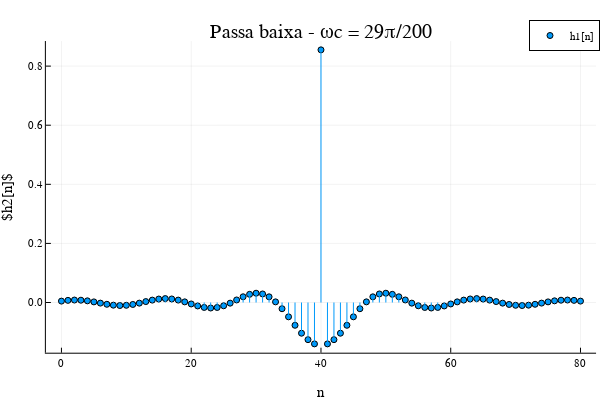

Notebook cell for this chart:
### Code cell
ph2 = plot(n,h2, extra_plot_kwargs = KW(:include_mathjax => "cdn"),
xlabel = "n",
ylabel = L"$h2[n]$",
title = "Passa baixa - ωc = 29π/200",
label= "h1[n]",
line = :stem, marker = (:circle,3))

### Figure 1 — Plotly figure (JSON) as saved in the notebook; plotly's stock layout.template omitted (floating-point values rounded to 4 significant figures)
{"data": [{"colorbar": {"len": 0.8657, "title": "", "x": 0.9934, "y": 0.5087}, "legendgroup": "h1[n]", "marker": {"color": "rgba(0, 154, 250, 1.000)", "line": {"color": "rgba(0, 0, 0, 1.000)", "width": 1}, "size": 6, "symbol": "circle"}, "mode": "markers", "name": "h1[n]", "showlegend": true, "type": "scatter", "x": [0, 1, 2, 3, 4, 5, 6, 7, 8, 9, 10, 11, 12, 13, 14, 15, 16, 17, 18, 19, 20, 21, 22, 23, 24, 25, 26, 27, 28, 29, 30, 31, 32, 33, 34, 35, 36, 37, 38, 39, 40, 41, 42, 43, 44, 45, 46, 47, 48, 49, 50, 51, 52, 53, 54, 55, 56, 57, 58, 59, 60, 61, 62, 63, 64, 65, 66, 67, 68, 69, 70, 71, 72, 73, 74, 75, 76, 77, 78, 79, 80], "xaxis": "x", "y": [0.004677, 0.007213, 0.008372, 0.007841, 0.005636, 0.002123, -0.002042, -0.006031, -0.009, -0.01027, -0.009454, -0.00659, -0.00213, 0.003111, 0.008096, 0.01176, 0.01324, 0.01202, 0.008133, 0.002136, -0.004918, -0.01166, -0.01664, -0.01861, -0.0168, -0.01109, -0.00214, 0.008655, 0.01934, 0.02766, 0.03144, 0.02894, 0.01917, 0.002142, -0.02107, -0.04841, -0.07708, -0.1039, -0.1258, -0.14, 0.855, -0.14, -0.1258, -0.1039, -0.07708, -0.04841, -0.02107, 0.002142, 0.01917, 0.02894, 0.03144, 0.02766, 0.01934, 0.008655, -0.00214, -0.01109, -0.0168, -0.01861, -0.01664, -0.01166, -0.004918, 0.002136, 0.008133, 0.01202, 0.01324, 0.01176, 0.008096, 0.003111, -0.00213, -0.00659, -0.009454, -0.01027, -0.009, -0.006031, -0.002042, 0.002123, 0.005636, 0.007841, 0.008372, 0.007213, 0.004677], "yaxis": "y"}, {"colorbar": {"len": 0.8657, "title": "", "x": 0.9934, "y": 0.5087}, "legendgroup": "h1[n]", "line": {"color": "rgba(0, 154, 250, 1.000)", "dash": "solid", "shape": "linear", "width": 1}, "mode": "lines", "name": "h1[n]", "showlegend": false, "type": "scatter", "x": [0, 0], "xaxis": "x", "y": [0, 0.004677], "yaxis": "y"}, {"colorbar": {"len": 0.8657, "title": "", "x": 0.9934, "y": 0.5087}, "legendgroup": "h1[n]", "line": {"color": "rgba(0, 154, 250, 1.000)", "dash": "solid", "shape": "linear", "width": 1}, "mode": "lines", "name": "h1[n]", "showlegend": false, "type": "scatter", "x": [1, 1], "xaxis": "x", "y": [0, 0.007213], "yaxis": "y"}, {"colorbar": {"len": 0.8657, "title": "", "x": 0.9934, "y": 0.5087}, "legendgroup": "h1[n]", "line": {"color": "rgba(0, 154, 250, 1.000)", "dash": "solid", "shape": "linear", "width": 1}, "mode": "lines", "name": "h1[n]", "showlegend": false, "type": "scatter", "x": [2, 2], "xaxis": "x", "y": [0, 0.008372], "yaxis": "y"}, {"colorbar": {"len": 0.8657, "title": "", "x": 0.9934, "y": 0.5087}, "legendgroup": "h1[n]", "line": {"color": "rgba(0, 154, 250, 1.000)", "dash": "solid", "shape": "linear", "width": 1}, "mode": "lines", "name": "h1[n]", "showlegend": false, "type": "scatter", "x": [3, 3], "xaxis": "x", "y": [0, 0.007841], "yaxis": "y"}, {"colorbar": {"len": 0.8657, "title": "", "x": 0.9934, "y": 0.5087}, "legendgroup": "h1[n]", "line": {"color": "rgba(0, 154, 250, 1.000)", "dash": "solid", "shape": "linear", "width": 1}, "mode": "lines", "name": "h1[n]", "showlegend": false, "type": "scatter", "x": [4, 4], "xaxis": "x", "y": [0, 0.005636], "yaxis": "y"}, {"colorbar": {"len": 0.8657, "title": "", "x": 0.9934, "y": 0.5087}, "legendgroup": "h1[n]", "line": {"color": "rgba(0, 154, 250, 1.000)", "dash": "solid", "shape": "linear", "width": 1}, "mode": "lines", "name": "h1[n]", "showlegend": false, "type": "scatter", "x": [5, 5], "xaxis": "x", "y": [0, 0.002123], "yaxis": "y"}, {"colorbar": {"len": 0.8657, "title": "", "x": 0.9934, "y": 0.5087}, "legendgroup": "h1[n]", "line": {"color": "rgba(0, 154, 250, 1.000)", "dash": "solid", "shape": "linear", "width": 1}, "mode": "lines", "name": "h1[n]", "showlegend": false, "type": "scatter", "x": [6, 6], "xaxis": "x", "y": [0, -0.002042], "yaxis": "y"}, {"colorbar": {"len": 0.8657, "title": "", "x": 0.9934, "y": 0.5087}, "legendgroup": "h1[n]", "line": {"color": "rgba(0, 154, 250, 1.000)", "dash": "solid", "shape": "linear", "width": 1}, "mode": "lines", "name": "h1[n]", "showlegend": false, "type": "scatter", "x": [7, 7], "xaxis": "x", "y": [0, -0.006031], "yaxis": "y"}, {"colorbar": {"len": 0.8657, "title": "", "x": 0.9934, "y": 0.5087}, "legendgroup": "h1[n]", "line": {"color": "rgba(0, 154, 250, 1.000)", "dash": "solid", "shape": "linear", "width": 1}, "mode": "lines", "name": "h1[n]", "showlegend": false, "type": "scatter", "x": [8, 8], "xaxis": "x", "y": [0, -0.009], "yaxis": "y"}, {"colorbar": {"len": 0.8657, "title": "", "x": 0.9934, "y": 0.5087}, "legendgroup": "h1[n]", "line": {"color": "rgba(0, 154, 250, 1.000)", "dash": "solid", "shape": "linear", "width": 1}, "mode": "lines", "name": "h1[n]", "showlegend": false, "type": "scatter", "x": [9, 9], "xaxis": "x", "y": [0, -0.01027], "yaxis": "y"}, {"colorbar": {"len": 0.8657, "title": "", "x": 0.9934, "y": 0.5087}, "legendgroup": "h1[n]", "line": {"color": "rgba(0, 154, 250, 1.000)", "dash": "solid", "shape": "linear", "width": 1}, "mode": "lines", "name": "h1[n]", "showlegend": false, "type": "scatter", "x": [10, 10], "xaxis": "x", "y": [0, -0.009454], "yaxis": "y"}, {"colorbar": {"len": 0.8657, "title": "", "x": 0.9934, "y": 0.5087}, "legendgroup": "h1[n]", "line": {"color": "rgba(0, 154, 250, 1.000)", "dash": "solid", "shape": "linear", "width": 1}, "mode": "lines", "name": "h1[n]", "showlegend": false, "type": "scatter", "x": [11, 11], "xaxis": "x", "y": [0, -0.00659], "yaxis": "y"}, {"colorbar": {"len": 0.8657, "title": "", "x": 0.9934, "y": 0.5087}, "legendgroup": "h1[n]", "line": {"color": "rgba(0, 154, 250, 1.000)", "dash": "solid", "shape": "linear", "width": 1}, "mode": "lines", "name": "h1[n]", "showlegend": false, "type": "scatter", "x": [12, 12], "xaxis": "x", "y": [0, -0.00213], "yaxis": "y"}, {"colorbar": {"len": 0.8657, "title": "", "x": 0.9934, "y": 0.5087}, "legendgroup": "h1[n]", "line": {"color": "rgba(0, 154, 250, 1.000)", "dash": "solid", "shape": "linear", "width": 1}, "mode": "lines", "name": "h1[n]", "showlegend": false, "type": "scatter", "x": [13, 13], "xaxis": "x", "y": [0, 0.003111], "yaxis": "y"}, {"colorbar": {"len": 0.8657, "title": "", "x": 0.9934, "y": 0.5087}, "legendgroup": "h1[n]", "line": {"color": "rgba(0, 154, 250, 1.000)", "dash": "solid", "shape": "linear", "width": 1}, "mode": "lines", "name": "h1[n]", "showlegend": false, "type": "scatter", "x": [14, 14], "xaxis": "x", "y": [0, 0.008096], "yaxis": "y"}, {"colorbar": {"len": 0.8657, "title": "", "x": 0.9934, "y": 0.5087}, "legendgroup": "h1[n]", "line": {"color": "rgba(0, 154, 250, 1.000)", "dash": "solid", "shape": "linear", "width": 1}, "mode": "lines", "name": "h1[n]", "showlegend": false, "type": "scatter", "x": [15, 15], "xaxis": "x", "y": [0, 0.01176], "yaxis": "y"}, {"colorbar": {"len": 0.8657, "title": "", "x": 0.9934, "y": 0.5087}, "legendgroup": "h1[n]", "line": {"color": "rgba(0, 154, 250, 1.000)", "dash": "solid", "shape": "linear", "width": 1}, "mode": "lines", "name": "h1[n]", "showlegend": false, "type": "scatter", "x": [16, 16], "xaxis": "x", "y": [0, 0.01324], "yaxis": "y"}, {"colorbar": {"len": 0.8657, "title": "", "x": 0.9934, "y": 0.5087}, "legendgroup": "h1[n]", "line": {"color": "rgba(0, 154, 250, 1.000)", "dash": "solid", "shape": "linear", "width": 1}, "mode": "lines", "name": "h1[n]", "showlegend": false, "type": "scatter", "x": [17, 17], "xaxis": "x", "y": [0, 0.01202], "yaxis": "y"}, {"colorbar": {"len": 0.8657, "title": "", "x": 0.9934, "y": 0.5087}, "legendgroup": "h1[n]", "line": {"color": "rgba(0, 154, 250, 1.000)", "dash": "solid", "shape": "linear", "width": 1}, "mode": "lines", "name": "h1[n]", "showlegend": false, "type": "scatter", "x": [18, 18], "xaxis": "x", "y": [0, 0.008133], "yaxis": "y"}, {"colorbar": {"len": 0.8657, "title": "", "x": 0.9934, "y": 0.5087}, "legendgroup": "h1[n]", "line": {"color": "rgba(0, 154, 250, 1.000)", "dash": "solid", "shape": "linear", "width": 1}, "mode": "lines", "name": "h1[n]", "showlegend": false, "type": "scatter", "x": [19, 19], "xaxis": "x", "y": [0, 0.002136], "yaxis": "y"}, {"colorbar": {"len": 0.8657, "title": "", "x": 0.9934, "y": 0.5087}, "legendgroup": "h1[n]", "line": {"color": "rgba(0, 154, 250, 1.000)", "dash": "solid", "shape": "linear", "width": 1}, "mode": "lines", "name": "h1[n]", "showlegend": false, "type": "scatter", "x": [20, 20], "xaxis": "x", "y": [0, -0.004918], "yaxis": "y"}, {"colorbar": {"len": 0.8657, "title": "", "x": 0.9934, "y": 0.5087}, "legendgroup": "h1[n]", "line": {"color": "rgba(0, 154, 250, 1.000)", "dash": "solid", "shape": "linear", "width": 1}, "mode": "lines", "name": "h1[n]", "showlegend": false, "type": "scatter", "x": [21, 21], "xaxis": "x", "y": [0, -0.01166], "yaxis": "y"}, {"colorbar": {"len": 0.8657, "title": "", "x": 0.9934, "y": 0.5087}, "legendgroup": "h1[n]", "line": {"color": "rgba(0, 154, 250, 1.000)", "dash": "solid", "shape": "linear", "width": 1}, "mode": "lines", "name": "h1[n]", "showlegend": false, "type": "scatter", "x": [22, 22], "xaxis": "x", "y": [0, -0.01664], "yaxis": "y"}, {"colorbar": {"len": 0.8657, "title": "", "x": 0.9934, "y": 0.5087}, "legendgroup": "h1[n]", "line": {"color": "rgba(0, 154, 250, 1.000)", "dash": "solid", "shape": "linear", "width": 1}, "mode": "lines", "name": "h1[n]", "showlegend": false, "type": "scatter", "x": [23, 23], "xaxis": "x", "y": [0, -0.01861], "yaxis": "y"}, {"colorbar": {"len": 0.8657, "title": "", "x": 0.9934, "y": 0.5087}, "legendgroup": "h1[n]", "line": {"color": "rgba(0, 154, 250, 1.000)", "dash": "solid", "shape": "linear", "width": 1}, "mode": "lines", "name": "h1[n]", "showlegend": false, "type": "scatter", "x": [24, 24], "xaxis": "x", "y": [0, -0.0168], "yaxis": "y"}, {"colorbar": {"len": 0.8657, "title": "", "x": 0.9934, "y": 0.5087}, "legendgroup": "h1[n]", "line": {"color": "rgba(0, 154, 250, 1.000)", "dash": "solid", "shape": "linear", "width": 1}, "mode": "lines", "name": "h1[n]", "showlegend": false, "type": "scatter", "x": [25, 25], "xaxis": "x", "y": [0, -0.01109], "yaxis": "y"}, {"colorbar": {"len": 0.8657, "title": "", "x": 0.9934, "y": 0.5087}, "legendgroup": "h1[n]", "line": {"color": "rgba(0, 154, 250, 1.000)", "dash": "solid", "shape": "linear", "width": 1}, "mode": "lines", "name": "h1[n]", "showlegend": false, "type": "scatter", "x": [26, 26], "xaxis": "x", "y": [0, -0.00214], "yaxis": "y"}, {"colorbar": {"len": 0.8657, "title": "", "x": 0.9934, "y": 0.5087}, "legendgroup": "h1[n]", "line": {"color": "rgba(0, 154, 250, 1.000)", "dash": "solid", "shape": "linear", "width": 1}, "mode": "lines", "name": "h1[n]", "showlegend": false, "type": "scatter", "x": [27, 27], "xaxis": "x", "y": [0, 0.008655], "yaxis": "y"}, {"colorbar": {"len": 0.8657, "title": "", "x": 0.9934, "y": 0.5087}, "legendgroup": "h1[n]", "line": {"color": "rgba(0, 154, 250, 1.000)", "dash": "solid", "shape": "linear", "width": 1}, "mode": "lines", "name": "h1[n]", "showlegend": false, "type": "scatter", "x": [28, 28], "xaxis": "x", "y": [0, 0.01934], "yaxis": "y"}, {"colorbar": {"len": 0.8657, "title": "", "x": 0.9934, "y": 0.5087}, "legendgroup": "h1[n]", "line": {"color": "rgba(0, 154, 250, 1.000)", "dash": "solid", "shape": "linear", "width": 1}, "mode": "lines", "name": "h1[n]", "showlegend": false, "type": "scatter", "x": [29, 29], "xaxis": "x", "y": [0, 0.02766], "yaxis": "y"}, {"colorbar": {"len": 0.8657, "title": "", "x": 0.9934, "y": 0.5087}, "legendgroup": "h1[n]", "line": {"color": "rgba(0, 154, 250, 1.000)", "dash": "solid", "shape": "linear", "width": 1}, "mode": "lines", "name": "h1[n]", "showlegend": false, "type": "scatter", "x": [30, 30], "xaxis": "x", "y": [0, 0.03144], "yaxis": "y"}, {"colorbar": {"len": 0.8657, "title": "", "x": 0.9934, "y": 0.5087}, "legendgroup": "h1[n]", "line": {"color": "rgba(0, 154, 250, 1.000)", "dash": "solid", "shape": "linear", "width": 1}, "mode": "lines", "name": "h1[n]", "showlegend": false, "type": "scatter", "x": [31, 31], "xaxis": "x", "y": [0, 0.02894], "yaxis": "y"}, {"colorbar": {"len": 0.8657, "title": "", "x": 0.9934, "y": 0.5087}, "legendgroup": "h1[n]", "line": {"color": "rgba(0, 154, 250, 1.000)", "dash": "solid", "shape": "linear", "width": 1}, "mode": "lines", "name": "h1[n]", "showlegend": false, "type": "scatter", "x": [32, 32], "xaxis": "x", "y": [0, 0.01917], "yaxis": "y"}, {"colorbar": {"len": 0.8657, "title": "", "x": 0.9934, "y": 0.5087}, "legendgroup": "h1[n]", "line": {"color": "rgba(0, 154, 250, 1.000)", "dash": "solid", "shape": "linear", "width": 1}, "mode": "lines", "name": "h1[n]", "showlegend": false, "type": "scatter", "x": [33, 33], "xaxis": "x", "y": [0, 0.002142], "yaxis": "y"}, {"colorbar": {"len": 0.8657, "title": "", "x": 0.9934, "y": 0.5087}, "legendgroup": "h1[n]", "line": {"color": "rgba(0, 154, 250, 1.000)", "dash": "solid", "shape": "linear", "width": 1}, "mode": "lines", "name": "h1[n]", "showlegend": false, "type": "scatter", "x": [34, 34], "xaxis": "x", "y": [0, -0.02107], "yaxis": "y"}, {"colorbar": {"len": 0.8657, "title": "", "x": 0.9934, "y": 0.5087}, "legendgroup": "h1[n]", "line": {"color": "rgba(0, 154, 250, 1.000)", "dash": "solid", "shape": "linear", "width": 1}, "mode": "lines", "name": "h1[n]", "showlegend": false, "type": "scatter", "x": [35, 35], "xaxis": "x", "y": [0, -0.04841], "yaxis": "y"}, {"colorbar": {"len": 0.8657, "title": "", "x": 0.9934, "y": 0.5087}, "legendgroup": "h1[n]", "line": {"color": "rgba(0, 154, 250, 1.000)", "dash": "solid", "shape": "linear", "width": 1}, "mode": "lines", "name": "h1[n]", "showlegend": false, "type": "scatter", "x": [36, 36], "xaxis": "x", "y": [0, -0.07708], "yaxis": "y"}, {"colorbar": {"len": 0.8657, "title": "", "x": 0.9934, "y": 0.5087}, "legendgroup": "h1[n]", "line": {"color": "rgba(0, 154, 250, 1.000)", "dash": "solid", "shape": "linear", "width": 1}, "mode": "lines", "name": "h1[n]", "showlegend": false, "type": "scatter", "x": [37, 37], "xaxis": "x", "y": [0, -0.1039], "yaxis": "y"}, {"colorbar": {"len": 0.8657, "title": "", "x": 0.9934, "y": 0.5087}, "legendgroup": "h1[n]", "line": {"color": "rgba(0, 154, 250, 1.000)", "dash": "solid", "shape": "linear", "width": 1}, "mode": "lines", "name": "h1[n]", "showlegend": false, "type": "scatter", "x": [38, 38], "xaxis": "x", "y": [0, -0.1258], "yaxis": "y"}, {"colorbar": {"len": 0.8657, "title": "", "x": 0.9934, "y": 0.5087}, "legendgroup": "h1[n]", "line": {"color": "rgba(0, 154, 250, 1.000)", "dash": "solid", "shape": "linear", "width": 1}, "mode": "lines", "name": "h1[n]", "showlegend": false, "type": "scatter", "x": [39, 39], "xaxis": "x", "y": [0, -0.14], "yaxis": "y"}, {"colorbar": {"len": 0.8657, "title": "", "x": 0.9934, "y": 0.5087}, "legendgroup": "h1[n]", "line": {"color": "rgba(0, 154, 250, 1.000)", "dash": "solid", "shape": "linear", "width": 1}, "mode": "lines", "name": "h1[n]", "showlegend": false, "type": "scatter", "x": [40, 40], "xaxis": "x", "y": [0, 0.855], "yaxis": "y"}, {"colorbar": {"len": 0.8657, "title": "", "x": 0.9934, "y": 0.5087}, "legendgroup": "h1[n]", "line": {"color": "rgba(0, 154, 250, 1.000)", "dash": "solid", "shape": "linear", "width": 1}, "mode": "lines", "name": "h1[n]", "showlegend": false, "type": "scatter", "x": [41, 41], "xaxis": "x", "y": [0, -0.14], "yaxis": "y"}, {"colorbar": {"len": 0.8657, "title": "", "x": 0.9934, "y": 0.5087}, "legendgroup": "h1[n]", "line": {"color": "rgba(0, 154, 250, 1.000)", "dash": "solid", "shape": "linear", "width": 1}, "mode": "lines", "name": "h1[n]", "showlegend": false, "type": "scatter", "x": [42, 42], "xaxis": "x", "y": [0, -0.1258], "yaxis": "y"}, {"colorbar": {"len": 0.8657, "title": "", "x": 0.9934, "y": 0.5087}, "legendgroup": "h1[n]", "line": {"color": "rgba(0, 154, 250, 1.000)", "dash": "solid", "shape": "linear", "width": 1}, "mode": "lines", "name": "h1[n]", "showlegend": false, "type": "scatter", "x": [43, 43], "xaxis": "x", "y": [0, -0.1039], "yaxis": "y"}, {"colorbar": {"len": 0.8657, "title": "", "x": 0.9934, "y": 0.5087}, "legendgroup": "h1[n]", "line": {"color": "rgba(0, 154, 250, 1.000)", "dash": "solid", "shape": "linear", "width": 1}, "mode": "lines", "name": "h1[n]", "showlegend": false, "type": "scatter", "x": [44, 44], "xaxis": "x", "y": [0, -0.07708], "yaxis": "y"}, {"colorbar": {"len": 0.8657, "title": "", "x": 0.9934, "y": 0.5087}, "legendgroup": "h1[n]", "line": {"color": "rgba(0, 154, 250, 1.000)", "dash": "solid", "shape": "linear", "width": 1}, "mode": "lines", "name": "h1[n]", "showlegend": false, "type": "scatter", "x": [45, 45], "xaxis": "x", "y": [0, -0.04841], "yaxis": "y"}, {"colorbar": {"len": 0.8657, "title": "", "x": 0.9934, "y": 0.5087}, "legendgroup": "h1[n]", "line": {"color": "rgba(0, 154, 250, 1.000)", "dash": "solid", "shape": "linear", "width": 1}, "mode": "lines", "name": "h1[n]", "showlegend": false, "type": "scatter", "x": [46, 46], "xaxis": "x", "y": [0, -0.02107], "yaxis": "y"}, {"colorbar": {"len": 0.8657, "title": "", "x": 0.9934, "y": 0.5087}, "legendgroup": "h1[n]", "line": {"color": "rgba(0, 154, 250, 1.000)", "dash": "solid", "shape": "linear", "width": 1}, "mode": "lines", "name": "h1[n]", "showlegend": false, "type": "scatter", "x": [47, 47], "xaxis": "x", "y": [0, 0.002142], "yaxis": "y"}, {"colorbar": {"len": 0.8657, "title": "", "x": 0.9934, "y": 0.5087}, "legendgroup": "h1[n]", "line": {"color": "rgba(0, 154, 250, 1.000)", "dash": "solid", "shape": "linear", "width": 1}, "mode": "lines", "name": "h1[n]", "showlegend": false, "type": "scatter", "x": [48, 48], "xaxis": "x", "y": [0, 0.01917], "yaxis": "y"}, {"colorbar": {"len": 0.8657, "title": "", "x": 0.9934, "y": 0.5087}, "legendgroup": "h1[n]", "line": {"color": "rgba(0, 154, 250, 1.000)", "dash": "solid", "shape": "linear", "width": 1}, "mode": "lines", "name": "h1[n]", "showlegend": false, "type": "scatter", "x": [49, 49], "xaxis": "x", "y": [0, 0.02894], "yaxis": "y"}, {"colorbar": {"len": 0.8657, "title": "", "x": 0.9934, "y": 0.5087}, "legendgroup": "h1[n]", "line": {"color": "rgba(0, 154, 250, 1.000)", "dash": "solid", "shape": "linear", "width": 1}, "mode": "lines", "name": "h1[n]", "showlegend": false, "type": "scatter", "x": [50, 50], "xaxis": "x", "y": [0, 0.03144], "yaxis": "y"}, {"colorbar": {"len": 0.8657, "title": "", "x": 0.9934, "y": 0.5087}, "legendgroup": "h1[n]", "line": {"color": "rgba(0, 154, 250, 1.000)", "dash": "solid", "shape": "linear", "width": 1}, "mode": "lines", "name": "h1[n]", "showlegend": false, "type": "scatter", "x": [51, 51], "xaxis": "x", "y": [0, 0.02766], "yaxis": "y"}, {"colorbar": {"len": 0.8657, "title": "", "x": 0.9934, "y": 0.5087}, "legendgroup": "h1[n]", "line": {"color": "rgba(0, 154, 250, 1.000)", "dash": "solid", "shape": "linear", "width": 1}, "mode": "lines", "name": "h1[n]", "showlegend": false, "type": "scatter", "x": [52, 52], "xaxis": "x", "y": [0, 0.01934], "yaxis": "y"}, {"colorbar": {"len": 0.8657, "title": "", "x": 0.9934, "y": 0.5087}, "legendgroup": "h1[n]", "line": {"color": "rgba(0, 154, 250, 1.000)", "dash": "solid", "shape": "linear", "width": 1}, "mode": "lines", "name": "h1[n]", "showlegend": false, "type": "scatter", "x": [53, 53], "xaxis": "x", "y": [0, 0.008655], "yaxis": "y"}, {"colorbar": {"len": 0.8657, "title": "", "x": 0.9934, "y": 0.5087}, "legendgroup": "h1[n]", "line": {"color": "rgba(0, 154, 250, 1.000)", "dash": "solid", "shape": "linear", "width": 1}, "mode": "lines", "name": "h1[n]", "showlegend": false, "type": "scatter", "x": [54, 54], "xaxis": "x", "y": [0, -0.00214], "yaxis": "y"}, {"colorbar": {"len": 0.8657, "title": "", "x": 0.9934, "y": 0.5087}, "legendgroup": "h1[n]", "line": {"color": "rgba(0, 154, 250, 1.000)", "dash": "solid", "shape": "linear", "width": 1}, "mode": "lines", "name": "h1[n]", "showlegend": false, "type": "scatter", "x": [55, 55], "xaxis": "x", "y": [0, -0.01109], "yaxis": "y"}, {"colorbar": {"len": 0.8657, "title": "", "x": 0.9934, "y": 0.5087}, "legendgroup": "h1[n]", "line": {"color": "rgba(0, 154, 250, 1.000)", "dash": "solid", "shape": "linear", "width": 1}, "mode": "lines", "name": "h1[n]", "showlegend": false, "type": "scatter", "x": [56, 56], "xaxis": "x", "y": [0, -0.0168], "yaxis": "y"}, {"colorbar": {"len": 0.8657, "title": "", "x": 0.9934, "y": 0.5087}, "legendgroup": "h1[n]", "line": {"color": "rgba(0, 154, 250, 1.000)", "dash": "solid", "shape": "linear", "width": 1}, "mode": "lines", "name": "h1[n]", "showlegend": false, "type": "scatter", "x": [57, 57], "xaxis": "x", "y": [0, -0.01861], "yaxis": "y"}, {"colorbar": {"len": 0.8657, "title": "", "x": 0.9934, "y": 0.5087}, "legendgroup": "h1[n]", "line": {"color": "rgba(0, 154, 250, 1.000)", "dash": "solid", "shape": "linear", "width": 1}, "mode": "lines", "name": "h1[n]", "showlegend": false, "type": "scatter", "x": [58, 58], "xaxis": "x", "y": [0, -0.01664], "yaxis": "y"}, {"colorbar": {"len": 0.8657, "title": "", "x": 0.9934, "y": 0.5087}, "legendgroup": "h1[n]", "line": {"color": "rgba(0, 154, 250, 1.000)", "dash": "solid", "shape": "linear", "width": 1}, "mode": "lines", "name": "h1[n]", "showlegend": false, "type": "scatter", "x": [59, 59], "xaxis": "x", "y": [0, -0.01166], "yaxis": "y"}, {"colorbar": {"len": 0.8657, "title": "", "x": 0.9934, "y": 0.5087}, "legendgroup": "h1[n]", "line": {"color": "rgba(0, 154, 250, 1.000)", "dash": "solid", "shape": "linear", "width": 1}, "mode": "lines", "name": "h1[n]", "showlegend": false, "type": "scatter", "x": [60, 60], "xaxis": "x", "y": [0, -0.004918], "yaxis": "y"}, {"colorbar": {"len": 0.8657, "title": "", "x": 0.9934, "y": 0.5087}, "legendgroup": "h1[n]", "line": {"color": "rgba(0, 154, 250, 1.000)", "dash": "solid", "shape": "linear", "width": 1}, "mode": "lines", "name": "h1[n]", "showlegend": false, "type": "scatter", "x": [61, 61], "xaxis": "x", "y": [0, 0.002136], "yaxis": "y"}, {"colorbar": {"len": 0.8657, "title": "", "x": 0.9934, "y": 0.5087}, "legendgroup": "h1[n]", "line": {"color": "rgba(0, 154, 250, 1.000)", "dash": "solid", "shape": "linear", "width": 1}, "mode": "lines", "name": "h1[n]", "showlegend": false, "type": "scatter", "x": [62, 62], "xaxis": "x", "y": [0, 0.008133], "yaxis": "y"}, {"colorbar": {"len": 0.8657, "title": "", "x": 0.9934, "y": 0.5087}, "legendgroup": "h1[n]", "line": {"color": "rgba(0, 154, 250, 1.000)", "dash": "solid", "shape": "linear", "width": 1}, "mode": "lines", "name": "h1[n]", "showlegend": false, "type": "scatter", "x": [63, 63], "xaxis": "x", "y": [0, 0.01202], "yaxis": "y"}, {"colorbar": {"len": 0.8657, "title": "", "x": 0.9934, "y": 0.5087}, "legendgroup": "h1[n]", "line": {"color": "rgba(0, 154, 250, 1.000)", "dash": "solid", "shape": "linear", "width": 1}, "mode": "lines", "name": "h1[n]", "showlegend": false, "type": "scatter", "x": [64, 64], "xaxis": "x", "y": [0, 0.01324], "yaxis": "y"}, {"colorbar": {"len": 0.8657, "title": "", "x": 0.9934, "y": 0.5087}, "legendgroup": "h1[n]", "line": {"color": "rgba(0, 154, 250, 1.000)", "dash": "solid", "shape": "linear", "width": 1}, "mode": "lines", "name": "h1[n]", "showlegend": false, "type": "scatter", "x": [65, 65], "xaxis": "x", "y": [0, 0.01176], "yaxis": "y"}, {"colorbar": {"len": 0.8657, "title": "", "x": 0.9934, "y": 0.5087}, "legendgroup": "h1[n]", "line": {"color": "rgba(0, 154, 250, 1.000)", "dash": "solid", "shape": "linear", "width": 1}, "mode": "lines", "name": "h1[n]", "showlegend": false, "type": "scatter", "x": [66, 66], "xaxis": "x", "y": [0, 0.008096], "yaxis": "y"}, {"colorbar": {"len": 0.8657, "title": "", "x": 0.9934, "y": 0.5087}, "legendgroup": "h1[n]", "line": {"color": "rgba(0, 154, 250, 1.000)", "dash": "solid", "shape": "linear", "width": 1}, "mode": "lines", "name": "h1[n]", "showlegend": false, "type": "scatter", "x": [67, 67], "xaxis": "x", "y": [0, 0.003111], "yaxis": "y"}, {"colorbar": {"len": 0.8657, "title": "", "x": 0.9934, "y": 0.5087}, "legendgroup": "h1[n]", "line": {"color": "rgba(0, 154, 250, 1.000)", "dash": "solid", "shape": "linear", "width": 1}, "mode": "lines", "name": "h1[n]", "showlegend": false, "type": "scatter", "x": [68, 68], "xaxis": "x", "y": [0, -0.00213], "yaxis": "y"}, {"colorbar": {"len": 0.8657, "title": "", "x": 0.9934, "y": 0.5087}, "legendgroup": "h1[n]", "line": {"color": "rgba(0, 154, 250, 1.000)", "dash": "solid", "shape": "linear", "width": 1}, "mode": "lines", "name": "h1[n]", "showlegend": false, "type": "scatter", "x": [69, 69], "xaxis": "x", "y": [0, -0.00659], "yaxis": "y"}, {"colorbar": {"len": 0.8657, "title": "", "x": 0.9934, "y": 0.5087}, "legendgroup": "h1[n]", "line": {"color": "rgba(0, 154, 250, 1.000)", "dash": "solid", "shape": "linear", "width": 1}, "mode": "lines", "name": "h1[n]", "showlegend": false, "type": "scatter", "x": [70, 70], "xaxis": "x", "y": [0, -0.009454], "yaxis": "y"}, {"colorbar": {"len": 0.8657, "title": "", "x": 0.9934, "y": 0.5087}, "legendgroup": "h1[n]", "line": {"color": "rgba(0, 154, 250, 1.000)", "dash": "solid", "shape": "linear", "width": 1}, "mode": "lines", "name": "h1[n]", "showlegend": false, "type": "scatter", "x": [71, 71], "xaxis": "x", "y": [0, -0.01027], "yaxis": "y"}, {"colorbar": {"len": 0.8657, "title": "", "x": 0.9934, "y": 0.5087}, "legendgroup": "h1[n]", "line": {"color": "rgba(0, 154, 250, 1.000)", "dash": "solid", "shape": "linear", "width": 1}, "mode": "lines", "name": "h1[n]", "showlegend": false, "type": "scatter", "x": [72, 72], "xaxis": "x", "y": [0, -0.009], "yaxis": "y"}, {"colorbar": {"len": 0.8657, "title": "", "x": 0.9934, "y": 0.5087}, "legendgroup": "h1[n]", "line": {"color": "rgba(0, 154, 250, 1.000)", "dash": "solid", "shape": "linear", "width": 1}, "mode": "lines", "name": "h1[n]", "showlegend": false, "type": "scatter", "x": [73, 73], "xaxis": "x", "y": [0, -0.006031], "yaxis": "y"}, {"colorbar": {"len": 0.8657, "title": "", "x": 0.9934, "y": 0.5087}, "legendgroup": "h1[n]", "line": {"color": "rgba(0, 154, 250, 1.000)", "dash": "solid", "shape": "linear", "width": 1}, "mode": "lines", "name": "h1[n]", "showlegend": false, "type": "scatter", "x": [74, 74], "xaxis": "x", "y": [0, -0.002042], "yaxis": "y"}, {"colorbar": {"len": 0.8657, "title": "", "x": 0.9934, "y": 0.5087}, "legendgroup": "h1[n]", "line": {"color": "rgba(0, 154, 250, 1.000)", "dash": "solid", "shape": "linear", "width": 1}, "mode": "lines", "name": "h1[n]", "showlegend": false, "type": "scatter", "x": [75, 75], "xaxis": "x", "y": [0, 0.002123], "yaxis": "y"}, {"colorbar": {"len": 0.8657, "title": "", "x": 0.9934, "y": 0.5087}, "legendgroup": "h1[n]", "line": {"color": "rgba(0, 154, 250, 1.000)", "dash": "solid", "shape": "linear", "width": 1}, "mode": "lines", "name": "h1[n]", "showlegend": false, "type": "scatter", "x": [76, 76], "xaxis": "x", "y": [0, 0.005636], "yaxis": "y"}, {"colorbar": {"len": 0.8657, "title": "", "x": 0.9934, "y": 0.5087}, "legendgroup": "h1[n]", "line": {"color": "rgba(0, 154, 250, 1.000)", "dash": "solid", "shape": "linear", "width": 1}, "mode": "lines", "name": "h1[n]", "showlegend": false, "type": "scatter", "x": [77, 77], "xaxis": "x", "y": [0, 0.007841], "yaxis": "y"}, {"colorbar": {"len": 0.8657, "title": "", "x": 0.9934, "y": 0.5087}, "legendgroup": "h1[n]", "line": {"color": "rgba(0, 154, 250, 1.000)", "dash": "solid", "shape": "linear", "width": 1}, "mode": "lines", "name": "h1[n]", "showlegend": false, "type": "scatter", "x": [78, 78], "xaxis": "x", "y": [0, 0.008372], "yaxis": "y"}, {"colorbar": {"len": 0.8657, "title": "", "x": 0.9934, "y": 0.5087}, "legendgroup": "h1[n]", "line": {"color": "rgba(0, 154, 250, 1.000)", "dash": "solid", "shape": "linear", "width": 1}, "mode": "lines", "name": "h1[n]", "showlegend": false, "type": "scatter", "x": [79, 79], "xaxis": "x", "y": [0, 0.007213], "yaxis": "y"}, {"colorbar": {"len": 0.8657, "title": "", "x": 0.9934, "y": 0.5087}, "legendgroup": "h1[n]", "line": {"color": "rgba(0, 154, 250, 1.000)", "dash": "solid", "shape": "linear", "width": 1}, "mode": "lines", "name": "h1[n]", "showlegend": false, "type": "scatter", "x": [80, 80], "xaxis": "x", "y": [0, 0.004677], "yaxis": "y"}], "layout": {"annotations": [{"font": {"color": "rgba(0, 0, 0, 1.000)", "family": "sans-serif", "size": 20}, "rotation": 0, "showarrow": false, "text": "Passa baixa - ωc = 29π/200", "x": 0.535, "xanchor": "center", "xref": "paper", "y": 1, "yanchor": "top", "yref": "paper"}], "height": 400, "include_mathjax": "cdn", "legend": {"bgcolor": "rgba(255, 255, 255, 1.000)", "bordercolor": "rgba(0, 0, 0, 1.000)", "borderwidth": 1, "font": {"color": "rgba(0, 0, 0, 1.000)", "family": "sans-serif", "size": 11}, "title": {"font": {"color": "rgba(0, 0, 0, 1.000)", "family": "sans-serif", "size": 15}, "text": ""}, "tracegroupgap": 0, "traceorder": "normal", "x": 1, "xanchor": "auto", "y": 1, "yanchor": "auto"}, "margin": {"b": 20, "l": 0, "r": 0, "t": 20}, "paper_bgcolor": "rgba(255, 255, 255, 1.000)", "plot_bgcolor": "rgba(255, 255, 255, 1.000)", "showlegend": true, "width": 600, "xaxis": {"anchor": "y", "domain": [0.07647, 0.9934], "gridcolor": "rgba(0, 0, 0, 0.100)", "gridwidth": 0.5, "linecolor": "rgba(0, 0, 0, 1.000)", "mirror": false, "range": [-2.4, 82.4], "showgrid": true, "showline": true, "showticklabels": true, "tickangle": 0, "tickcolor": "rgb(0, 0, 0)", "tickfont": {"color": "rgba(0, 0, 0, 1.000)", "family": "sans-serif", "size": 11}, "tickmode": "array", "ticks": "inside", "ticktext": ["0", "20", "40", "60", "80"], "tickvals": [0, 20, 40, 60, 80], "title": "n", "titlefont": {"color": "rgba(0, 0, 0, 1.000)", "family": "sans-serif", "size": 15}, "type": "-", "visible": true, "zeroline": false, "zerolinecolor": "rgba(0, 0, 0, 1.000)"}, "yaxis": {"anchor": "x", "domain": [0.07581, 0.9415], "gridcolor": "rgba(0, 0, 0, 0.100)", "gridwidth": 0.5, "linecolor": "rgba(0, 0, 0, 1.000)", "mirror": false, "range": [-0.1699, 0.8849], "showgrid": true, "showline": true, "showticklabels": true, "tickangle": 0, "tickcolor": "rgb(0, 0, 0)", "tickfont": {"color": "rgba(0, 0, 0, 1.000)", "family": "sans-serif", "size": 11}, "tickmode": "array", "ticks": "inside", "ticktext": ["0.0", "0.2", "0.4", "0.6", "0.8"], "tickvals": [0, 0.2, 0.4, 0.6, 0.8], "title": "$h2[n]$", "titlefont": {"color": "rgba(0, 0, 0, 1.000)", "family": "sans-serif", "size": 15}, "type": "-", "visible": true, "zeroline": false, "zerolinecolor": "rgba(0, 0, 0, 1.000)"}}}
